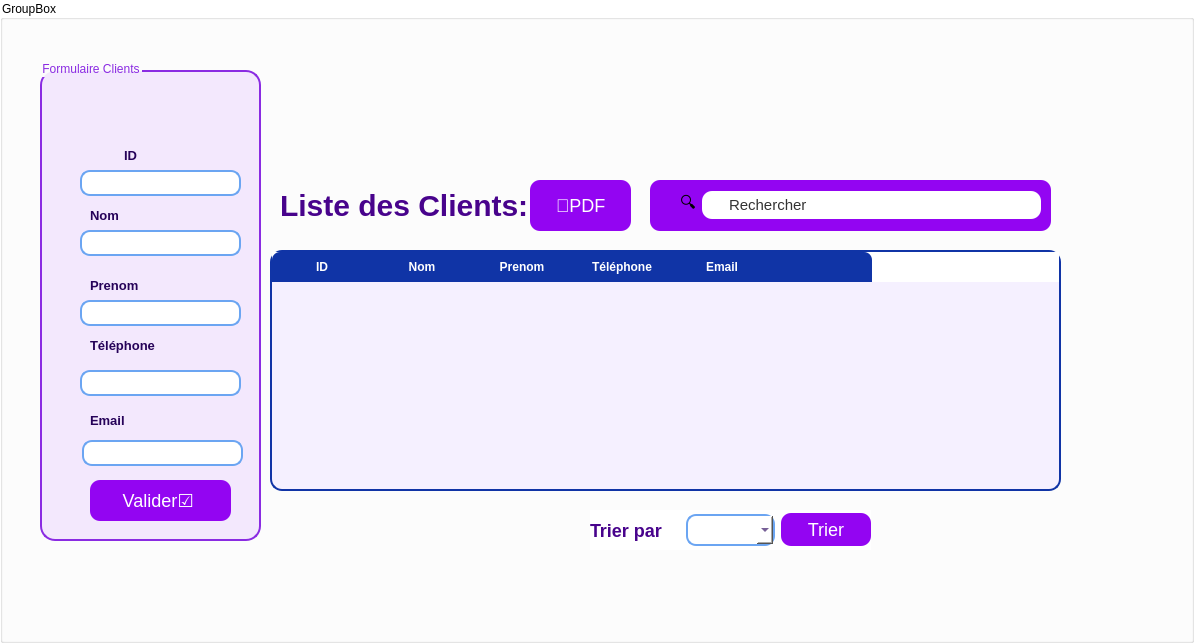
          <widget class="QWidget" name="clientsPage">
           <layout class="QVBoxLayout" name="clientsLayout">
            <property name="spacing">
             <number>0</number>
            </property>
            <property name="leftMargin">
             <number>0</number>
            </property>
            <property name="topMargin">
             <number>0</number>
            </property>
            <property name="rightMargin">
             <number>0</number>
            </property>
            <property name="bottomMargin">
             <number>0</number>
            </property>
            <item>
             <widget class="QGroupBox" name="clientMainGroupBox">
              <property name="minimumSize">
               <size>
                <width>1194</width>
                <height>643</height>
               </size>
              </property>
              <property name="styleSheet">
               <string notr="true">background-color: rgb(255, 255, 255);</string>
              </property>
              <property name="title">
               <string>GroupBox</string>
              </property>
              <widget class="QGroupBox" name="clientFormGroupBox">
               <property name="geometry">
                <rect>
                 <x>40</x>
                 <y>60</y>
                 <width>221</width>
                 <height>481</height>
                </rect>
               </property>
               <property name="styleSheet">
                <string notr="true">QGroupBox {
    border: 2px solid #8A2BE2;
    border-radius: 15px;
    padding: 10px;
    background-color: #F3E8FD;
    margin-top: 10px;
}

QGroupBox::title {
    color: #8A2BE2;
    font-weight: bold;
}</string>
               </property>
               <property name="title">
                <string>Formulaire Clients</string>
               </property>
               <widget class="QLabel" name="clientIdLabel">
                <property name="geometry">
                 <rect>
                  <x>50</x>
                  <y>80</y>
                  <width>81</width>
                  <height>31</height>
                 </rect>
                </property>
                <property name="styleSheet">
                 <string notr="true">QLabel {background-color: transparent; color: #260259; /* Texte sombre lisible */ font-size: 18px; font-weight: bold; }</string>
                </property>
                <property name="text">
                 <string>&lt;html&gt;&lt;head/&gt;&lt;body&gt;&lt;p align=&quot;center&quot;&gt;&lt;span style=&quot; font-size:10pt; font-weight:700;&quot;&gt;ID&lt;/span&gt;&lt;/p&gt;&lt;/body&gt;&lt;/html&gt;</string>
                </property>
               </widget>
               <widget class="QLineEdit" name="clientIdLineEdit">
                <property name="geometry">
                 <rect>
                  <x>40</x>
                  <y>110</y>
                  <width>161</width>
                  <height>26</height>
                 </rect>
                </property>
                <property name="styleSheet">
                 <string notr="true">QLineEdit { background: #FFFFFF; border: 2px solid #6BA5F2; border-radius: 10px; padding: 6px 10px; color: #260259; } QLineEdit:focus  { border: 2px solid #9305F2; background: #F3E9FF; }</string>
                </property>
               </widget>
               <widget class="QLabel" name="clientNomLabel">
                <property name="geometry">
                 <rect>
                  <x>50</x>
                  <y>140</y>
                  <width>81</width>
                  <height>31</height>
                 </rect>
                </property>
                <property name="styleSheet">
                 <string notr="true">QLabel {background-color: transparent; color: #260259; /* Texte sombre lisible */ font-size: 18px; font-weight: bold; }</string>
                </property>
                <property name="text">
                 <string>&lt;html&gt;&lt;head/&gt;&lt;body&gt;&lt;p&gt;&lt;span style=&quot; font-size:10pt; font-weight:700;&quot;&gt;Nom&lt;/span&gt;&lt;/p&gt;&lt;/body&gt;&lt;/html&gt;</string>
                </property>
               </widget>
               <widget class="QLineEdit" name="clientNomLineEdit">
                <property name="geometry">
                 <rect>
                  <x>40</x>
                  <y>170</y>
                  <width>161</width>
                  <height>26</height>
                 </rect>
                </property>
                <property name="styleSheet">
                 <string notr="true">QLineEdit { background: #FFFFFF; border: 2px solid #6BA5F2; border-radius: 10px; padding: 6px 10px; color: #260259; } QLineEdit:focus  { border: 2px solid #9305F2; background: #F3E9FF; }</string>
                </property>
               </widget>
               <widget class="QLabel" name="clientPrenomLabel">
                <property name="geometry">
                 <rect>
                  <x>50</x>
                  <y>210</y>
                  <width>91</width>
                  <height>31</height>
                 </rect>
                </property>
                <property name="styleSheet">
                 <string notr="true">QLabel {background-color: transparent; color: #260259; /* Texte sombre lisible */ font-size: 18px; font-weight: bold; }</string>
                </property>
                <property name="text">
                 <string>&lt;html&gt;&lt;head/&gt;&lt;body&gt;&lt;p&gt;&lt;span style=&quot; font-size:10pt; font-weight:700;&quot;&gt;Prenom&lt;/span&gt;&lt;/p&gt;&lt;/body&gt;&lt;/html&gt;</string>
                </property>
               </widget>
               <widget class="QLineEdit" name="clientPrenomLineEdit">
                <property name="geometry">
                 <rect>
                  <x>40</x>
                  <y>240</y>
                  <width>161</width>
                  <height>26</height>
                 </rect>
                </property>
                <property name="styleSheet">
                 <string notr="true">QLineEdit { background: #FFFFFF; border: 2px solid #6BA5F2; border-radius: 10px; padding: 6px 10px; color: #260259; } QLineEdit:focus  { border: 2px solid #9305F2; background: #F3E9FF; }</string>
                </property>
               </widget>
               <widget class="QLabel" name="clientTelephoneLabel">
                <property name="geometry">
                 <rect>
                  <x>50</x>
                  <y>270</y>
                  <width>111</width>
                  <height>31</height>
                 </rect>
                </property>
                <property name="styleSheet">
                 <string notr="true">QLabel {background-color: transparent; color: #260259; /* Texte sombre lisible */ font-size: 18px; font-weight: bold; }</string>
                </property>
                <property name="text">
                 <string>&lt;html&gt;&lt;head/&gt;&lt;body&gt;&lt;p&gt;&lt;span style=&quot; font-size:10pt; font-weight:700;&quot;&gt;Téléphone&lt;/span&gt;&lt;/p&gt;&lt;/body&gt;&lt;/html&gt;</string>
                </property>
               </widget>
               <widget class="QLineEdit" name="clientTelephoneLineEdit">
                <property name="geometry">
                 <rect>
                  <x>40</x>
                  <y>310</y>
                  <width>161</width>
                  <height>26</height>
                 </rect>
                </property>
                <property name="styleSheet">
                 <string notr="true">QLineEdit { background: #FFFFFF; border: 2px solid #6BA5F2; border-radius: 10px; padding: 6px 10px; color: #260259; } QLineEdit:focus  { border: 2px solid #9305F2; background: #F3E9FF; }</string>
                </property>
               </widget>
               <widget class="QLabel" name="clientEmailLabel">
                <property name="geometry">
                 <rect>
                  <x>50</x>
                  <y>350</y>
                  <width>71</width>
                  <height>21</height>
                 </rect>
                </property>
                <property name="styleSheet">
                 <string notr="true">QLabel {background-color: transparent; color: #260259; /* Texte sombre lisible */ font-size: 18px; font-weight: bold; }</string>
                </property>
                <property name="text">
                 <string>&lt;html&gt;&lt;head/&gt;&lt;body&gt;&lt;p&gt;&lt;span style=&quot; font-size:10pt; font-weight:700;&quot;&gt;Email&lt;/span&gt;&lt;/p&gt;&lt;/body&gt;&lt;/html&gt;</string>
                </property>
               </widget>
               <widget class="QLineEdit" name="clientEmailLineEdit">
                <property name="geometry">
                 <rect>
                  <x>42</x>
                  <y>380</y>
                  <width>161</width>
                  <height>26</height>
                 </rect>
                </property>
                <property name="styleSheet">
                 <string notr="true">QLineEdit { background: #FFFFFF; border: 2px solid #6BA5F2; border-radius: 10px; padding: 6px 10px; color: #260259; } QLineEdit:focus  { border: 2px solid #9305F2; background: #F3E9FF; }</string>
                </property>
               </widget>
               <widget class="QPushButton" name="clientValidateBtn">
                <property name="geometry">
                 <rect>
                  <x>50</x>
                  <y>420</y>
                  <width>141</width>
                  <height>41</height>
                 </rect>
                </property>
                <property name="font">
                 <font>
                  <pointsize>-1</pointsize>
                 </font>
                </property>
                <property name="styleSheet">
                 <string notr="true">
QPushButton {
    background-color: #9305F2;
    color: white;
    border: none;
    border-radius: 10px;
    padding: 6px 12px;
    font-size: 18px;
}

QPushButton:hover {
    background-color: #7a04c2; /* un peu plus sombre au survol */
}

QPushButton:pressed {
    background-color: #5c0391; /* encore plus sombre quand pressé */
}</string>
                </property>
                <property name="text">
                 <string>Valider☑️ </string>
                </property>
               </widget>
              </widget>
              <widget class="QTableWidget" name="clientTableWidget">
               <property name="geometry">
                <rect>
                 <x>270</x>
                 <y>250</y>
                 <width>791</width>
                 <height>241</height>
                </rect>
               </property>
               <property name="styleSheet">
                <string notr="true">QTableWidget {
    background-color: #F5F0FF;   /* Violet très très clair */
    border: 2px solid #1034A6;
    border-radius: 12px;
    gridline-color: white;       /* Lignes blanches */
}

QHeaderView::section {
    background-color: #1034A6;   /* Bleu foncé */
    color: white;                /* Texte blanc */
    border: none;
    padding: 6px;
    font-weight: bold;
}

QHeaderView::section:first {
    border-top-left-radius: 8px;
}

QHeaderView::section:last {
    border-top-right-radius: 8px;
}

QTableWidget::item {
    border: 1px solid white;     /* Bordures blanches entre cellules */
}</string>
               </property>
               <column>
                <property name="text">
                 <string>ID</string>
                </property>
               </column>
               <column>
                <property name="text">
                 <string>Nom</string>
                </property>
               </column>
               <column>
                <property name="text">
                 <string>Prenom</string>
                </property>
               </column>
               <column>
                <property name="text">
                 <string>Téléphone</string>
                </property>
               </column>
               <column>
                <property name="text">
                 <string>Email</string>
                </property>
               </column>
               <column>
                <property name="text">
                 <string></string>
                </property>
               </column>
              </widget>
              <widget class="QWidget" name="clientSearchWidget" native="true">
               <property name="geometry">
                <rect>
                 <x>650</x>
                 <y>180</y>
                 <width>401</width>
                 <height>51</height>
                </rect>
               </property>
               <property name="styleSheet">
                <string notr="true">QWidget {
    background-color:#9305F2;   /* fond violet */
    border-radius: 10px;
}

QLineEdit {
    background-color: white;     /* champ blanc */
    color: #333;
    border: none;
    border-radius: 10px;
    padding-left: 25px;          /* espace pour l'icône de recherche */
    padding-right: 25px;         /* espace pour l'icône d'action */
    height: 28px;
    font-size: 15px;
}</string>
               </property>
               <widget class="QWidget" name="clientSearchLayoutWidget">
                <property name="geometry">
                 <rect>
                  <x>30</x>
                  <y>10</y>
                  <width>361</width>
                  <height>30</height>
                 </rect>
                </property>
                <layout class="QHBoxLayout" name="clientSearchLayout">
                 <item>
                  <widget class="QPushButton" name="clientSearchBtn">
                   <property name="styleSheet">
                    <string notr="true">font-size: 16px</string>
                   </property>
                   <property name="text">
                    <string>🔍</string>
                   </property>
                  </widget>
                 </item>
                 <item>
                  <widget class="QLineEdit" name="clientSearchLineEdit">
                   <property name="text">
                    <string>Rechercher</string>
                   </property>
                  </widget>
                 </item>
                </layout>
               </widget>
              </widget>
              <widget class="QLabel" name="clientListLabel">
               <property name="geometry">
                <rect>
                 <x>280</x>
                 <y>180</y>
                 <width>351</width>
                 <height>51</height>
                </rect>
               </property>
               <property name="styleSheet">
                <string notr="true">QLabel {
    background-color: transparent;
    color: #48038C;
    font-size: 30px;   /* plus grand pour un titre */
    font-weight: bold; /* en gras */
}</string>
               </property>
               <property name="text">
                <string>&lt;html&gt;&lt;head/&gt;&lt;body&gt;&lt;p&gt;Liste des Clients:&lt;/p&gt;&lt;/body&gt;&lt;/html&gt;</string>
               </property>
              </widget>
              <widget class="QPushButton" name="clientPdfBtn">
               <property name="geometry">
                <rect>
                 <x>530</x>
                 <y>180</y>
                 <width>101</width>
                 <height>51</height>
                </rect>
               </property>
               <property name="styleSheet">
                <string notr="true">
QPushButton {
    background-color: #9305F2;
    color: white;
    border: none;
    border-radius: 10px;
    padding: 6px 12px;
    font-size: 18px;
}</string>
               </property>
               <property name="text">
                <string>📑PDF</string>
               </property>
              </widget>
              <widget class="QWidget" name="clientSortWidget">
               <property name="geometry">
                <rect>
                 <x>590</x>
                 <y>510</y>
                 <width>281</width>
                 <height>40</height>
                </rect>
               </property>
               <layout class="QHBoxLayout" name="clientSortLayout">
                <item>
                 <widget class="QLabel" name="clientSortLabel">
                  <property name="styleSheet">
                   <string notr="true">QLabel {
    background-color: transparent;
    color: #48038C;
    font-size: 18px;   /* plus grand pour un titre */
    font-weight: bold; /* en gras */
}</string>
                  </property>
                  <property name="text">
                   <string>Trier par </string>
                  </property>
                 </widget>
                </item>
                <item>
                 <widget class="QComboBox" name="clientSortComboBox">
                  <property name="styleSheet">
                   <string notr="true">QComboBox { background: #FFFFFF; border: 2px solid #6BA5F2; border-radius: 10px; padding: 6px 10px; color: #260259; } QComboBox:focus { border: 2px solid #9305F2; background: #F3E9FF; }</string>
                  </property>
                  <item>
                   <property name="text">
                    <string></string>
                   </property>
                  </item>
                  <item>
                   <property name="text">
                    <string>Nom</string>
                   </property>
                  </item>
                  <item>
                   <property name="text">
                    <string>Prenom</string>
                   </property>
                  </item>
                 </widget>
                </item>
                <item>
                 <widget class="QPushButton" name="clientSortBtn">
                  <property name="styleSheet">
                   <string notr="true">
QPushButton {
    background-color: #9305F2;
    color: white;
    border: none;
    border-radius: 10px;
    padding: 6px 12px;
    font-size: 18px;
}</string>
                  </property>
                  <property name="text">
                   <string>Trier</string>
                  </property>
                 </widget>
                </item>
               </layout>
              </widget>
             </widget>
            </item>
           </layout>
          </widget>
